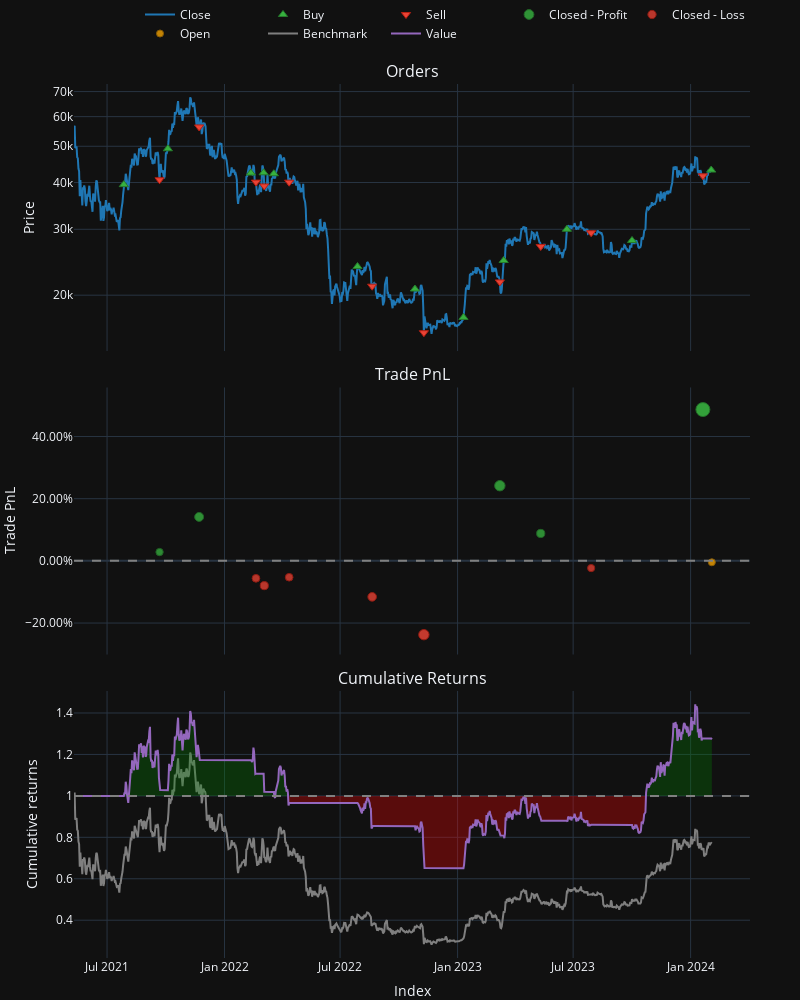

This figure's notebook cell:
### Code cell
portfolio = vbt.Portfolio.from_signals(df['close'], entries, exits, init_cash=10000, fees=0.001)
fig = portfolio.plot().update_layout(template='plotly_dark', width=800, height=1000, yaxis_type='log', margin=dict(t=0, b=0, l=50, r=50))
fig.show()

### Figure 1 — Plotly figure (JSON) as saved in the notebook; plotly's stock layout.template omitted (floating-point values rounded to 4 significant figures; data arrays with more than 128 entries replaced by an {"elided": "..."} marker saying what was removed)
{"data": [{"legendgroup": "0", "line": {"color": "#1f77b4"}, "name": "Close", "showlegend": true, "type": "scatter", "uid": "b6d41f40-7e0f-45ab-81fa-67113d86badf", "x": {"elided": "1000 str values"}, "xaxis": "x", "y": {"elided": "1000 float values"}, "yaxis": "y"}, {"customdata": [[0, 0.253, 9.99], [2, 0.2086, 10.27], [4, 0.2765, 11.72], [6, 0.2606, 11.07], [8, 0.2412, 10.19], [10, 0.4046, 9.651], [12, 0.4109, 8.536], [14, 0.3732, 6.511], [16, 0.3265, 8.084], [18, 0.2932, 8.796], [20, 0.3069, 8.593], [22, 0.2957, 12.77]], "hovertemplate": "Order Id: %{customdata[0]}<br>Timestamp: %{x}<br>Price: %{y}<br>Size: %{customdata[1]:.6f}<br>Fees: %{customdata[2]:.6f}", "legendgroup": "1", "marker": {"color": "#37B13F", "line": {"color": "rgb(38,123,44)", "width": 1}, "size": 8, "symbol": "triangle-up"}, "mode": "markers", "name": "Buy", "type": "scatter", "uid": "1ef9e774-21f7-4657-a988-3398912091d0", "x": ["2021-07-27T05:30:00", "2021-10-04T05:30:00", "2022-02-11T05:30:00", "2022-03-03T05:30:00", "2022-03-19T05:30:00", "2022-07-28T05:30:00", "2022-10-26T05:30:00", "2023-01-10T05:30:00", "2023-03-14T05:30:00", "2023-06-21T05:30:00", "2023-10-01T05:30:00", "2024-02-02T05:30:00"], "xaxis": "x", "y": [39480.0, 49240.0, 42400.0, 42470.0, 42230.0, 23860.0, 20770.0, 17440.0, 24760.0, 30000.0, 28000.0, 43190.0], "yaxis": "y"}, {"customdata": [[1, 0.253, 10.29], [3, 0.2086, 11.75], [5, 0.2765, 11.09], [7, 0.2606, 10.21], [9, 0.2412, 9.67], [11, 0.4046, 8.553], [13, 0.4109, 6.524], [15, 0.3732, 8.1], [17, 0.3265, 8.813], [19, 0.2932, 8.61], [21, 0.3069, 12.8]], "hovertemplate": "Order Id: %{customdata[0]}<br>Timestamp: %{x}<br>Price: %{y}<br>Size: %{customdata[1]:.6f}<br>Fees: %{customdata[2]:.6f}", "legendgroup": "2", "marker": {"color": "#EA4335", "line": {"color": "rgb(181,31,18)", "width": 1}, "size": 8, "symbol": "triangle-down"}, "mode": "markers", "name": "Sell", "type": "scatter", "uid": "85c8aed7-0205-4e1c-89a4-996dee38d02a", "x": ["2021-09-21T05:30:00", "2021-11-22T05:30:00", "2022-02-19T05:30:00", "2022-03-04T05:30:00", "2022-04-12T05:30:00", "2022-08-20T05:30:00", "2022-11-09T05:30:00", "2023-03-08T05:30:00", "2023-05-11T05:30:00", "2023-07-29T05:30:00", "2024-01-20T05:30:00"], "xaxis": "x", "y": [40690.0, 56310.0, 40100.0, 39160.0, 40090.0, 21140.0, 15880.0, 21700.0, 26990.0, 29370.0, 41690.0], "yaxis": "y"}, {"customdata": [[0, 0, 283.5, 0.02838], [1, 1, 1453.0, 0.1414], [7, 7, 1574.0, 0.2418], [8, 8, 712.7, 0.08817], [10, 10, 4183.0, 0.4868]], "hovertemplate": "Exit Trade Id: %{customdata[0]}<br>Position Id: %{customdata[1]}<br>Exit Timestamp: %{x}<br>PnL: %{customdata[2]:.6f}<br>Return: %{customdata[3]:.2%}", "legendgroup": "3", "marker": {"color": "#37B13F", "line": {"color": "rgb(38,123,44)", "width": 1}, "opacity": [0.7574, 0.7926, 0.8238, 0.776, 0.9], "size": [7.346, 8.988, 10.44, 8.214, 14], "symbol": "circle"}, "mode": "markers", "name": "Closed - Profit", "type": "scatter", "uid": "12604ded-215a-4478-a725-d0533d0ed3bc", "x": ["2021-09-21T05:30:00", "2021-11-22T05:30:00", "2023-03-08T05:30:00", "2023-05-11T05:30:00", "2024-01-20T05:30:00"], "xaxis": "x2", "y": [0.02838, 0.1414, 0.2418, 0.08817, 0.4868], "yaxis": "y2"}, {"customdata": [[2, 2, -657.0, -0.05604], [3, 3, -882.6, -0.07974], [4, 4, -536.3, -0.05265], [5, 5, -1117.0, -0.1157], [6, 6, -2027.0, -0.2375], [9, 9, -203.0, -0.02308]], "hovertemplate": "Exit Trade Id: %{customdata[0]}<br>Position Id: %{customdata[1]}<br>Exit Timestamp: %{x}<br>PnL: %{customdata[2]:.6f}<br>Return: %{customdata[3]:.2%}", "legendgroup": "4", "marker": {"color": "#EA4335", "line": {"color": "rgb(181,31,18)", "width": 1}, "opacity": [0.766, 0.7734, 0.765, 0.7846, 0.8225, 0.7558], "size": [7.748, 8.092, 7.699, 8.614, 10.38, 7.269], "symbol": "circle"}, "mode": "markers", "name": "Closed - Loss", "type": "scatter", "uid": "998850aa-68b7-41b1-a981-811e33263ae1", "x": ["2022-02-19T05:30:00", "2022-03-04T05:30:00", "2022-04-12T05:30:00", "2022-08-20T05:30:00", "2022-11-09T05:30:00", "2023-07-29T05:30:00"], "xaxis": "x2", "y": [-0.05604, -0.07974, -0.05265, -0.1157, -0.2375, -0.02308], "yaxis": "y2"}, {"customdata": [[11, 11, -57.77, -0.004523]], "hovertemplate": "Exit Trade Id: %{customdata[0]}<br>Position Id: %{customdata[1]}<br>Exit Timestamp: %{x}<br>PnL: %{customdata[2]:.6f}<br>Return: %{customdata[3]:.2%}", "legendgroup": "5", "marker": {"color": "#FFAA00", "line": {"color": "rgb(178,118,0)", "width": 1}, "opacity": [0.75], "size": [7], "symbol": "circle"}, "mode": "markers", "name": "Open", "type": "scatter", "uid": "2ad14c30-2a3a-46b0-83dc-e853ca4638b1", "x": ["2024-02-03T05:30:00"], "xaxis": "x2", "y": [-0.004523], "yaxis": "y2"}, {"legendgroup": "6", "line": {"color": "#7f7f7f"}, "name": "Benchmark", "showlegend": true, "type": "scatter", "uid": "b9d481bd-0c47-4a78-afc9-7a95f21dce10", "x": {"elided": "1000 str values"}, "xaxis": "x3", "y": {"elided": "1000 float values"}, "yaxis": "y3"}, {"hoverinfo": "skip", "legendgroup": "7", "line": {"color": "rgba(0, 0, 0, 0)", "width": 0}, "opacity": 0, "showlegend": false, "type": "scatter", "uid": "1421ad9e-9911-4d54-95d0-cc366abcd003", "x": {"elided": "1000 str values"}, "xaxis": "x3", "y": {"elided": "1000 int values"}, "yaxis": "y3"}, {"connectgaps": false, "fill": "tonexty", "fillcolor": "rgba(0, 128, 0, 0.3)", "hoverinfo": "skip", "legendgroup": "7", "line": {"color": "rgba(0, 0, 0, 0)", "width": 0}, "opacity": 0, "showlegend": false, "type": "scatter", "uid": "82b6ac1b-7757-47b8-b927-ae5b20c89a4a", "x": {"elided": "1000 str values"}, "xaxis": "x3", "y": {"elided": "1000 float values"}, "yaxis": "y3"}, {"hoverinfo": "skip", "legendgroup": "7", "line": {"color": "rgba(0, 0, 0, 0)", "width": 0}, "opacity": 0, "showlegend": false, "type": "scatter", "uid": "49e26cdb-46f4-472c-bbb3-ae5649736665", "x": {"elided": "1000 str values"}, "xaxis": "x3", "y": {"elided": "1000 int values"}, "yaxis": "y3"}, {"connectgaps": false, "fill": "tonexty", "fillcolor": "rgba(255, 0, 0, 0.3)", "hoverinfo": "skip", "legendgroup": "7", "line": {"color": "rgba(0, 0, 0, 0)", "width": 0}, "opacity": 0, "showlegend": false, "type": "scatter", "uid": "3134892d-6051-47aa-9e79-2396051f59ff", "x": {"elided": "1000 str values"}, "xaxis": "x3", "y": {"elided": "1000 float values"}, "yaxis": "y3"}, {"legendgroup": "8", "line": {"color": "#9467bd"}, "name": "Value", "showlegend": true, "type": "scatter", "uid": "ef15cea9-6109-4206-8892-ef7ed76c6b8d", "x": {"elided": "1000 str values"}, "xaxis": "x3", "y": {"elided": "1000 float values"}, "yaxis": "y3"}, {"hoverinfo": "skip", "legendgroup": "7", "line": {"color": "rgba(0, 0, 0, 0)", "width": 0}, "opacity": 0, "showlegend": false, "type": "scatter", "uid": "69d2e05a-e25b-4f3b-a258-0d314e4cf5c8", "x": {"elided": "1000 str values"}, "xaxis": "x3", "y": {"elided": "1000 int values"}, "yaxis": "y3"}], "layout": {"annotations": [{"font": {"size": 16}, "showarrow": false, "text": "Orders", "x": 0.5, "xanchor": "center", "xref": "paper", "y": 1, "yanchor": "bottom", "yref": "paper"}, {"font": {"size": 16}, "showarrow": false, "text": "Trade PnL", "x": 0.5, "xanchor": "center", "xref": "paper", "y": 0.6528, "yanchor": "bottom", "yref": "paper"}, {"font": {"size": 16}, "showarrow": false, "text": "Cumulative Returns", "x": 0.5, "xanchor": "center", "xref": "paper", "y": 0.3056, "yanchor": "bottom", "yref": "paper"}], "height": 1000, "legend": {"orientation": "h", "traceorder": "normal", "x": 1, "xanchor": "right", "y": 1.042, "yanchor": "bottom"}, "margin": {"b": 0, "l": 50, "r": 50, "t": 0}, "shapes": [{"line": {"color": "gray", "dash": "dash"}, "type": "line", "x0": 0, "x1": 1, "xref": "paper", "y0": 0, "y1": 0, "yref": "y2"}, {"line": {"color": "gray", "dash": "dash"}, "type": "line", "x0": 0, "x1": 1, "xref": "paper", "y0": 1, "y1": 1, "yref": "y3"}], "showlegend": true, "width": 800, "xaxis": {"anchor": "y", "domain": [0, 1], "matches": "x3", "showticklabels": false}, "xaxis2": {"anchor": "y2", "domain": [0, 1], "matches": "x3", "showticklabels": false}, "xaxis3": {"anchor": "y3", "domain": [0, 1], "title": {"text": "Index"}}, "yaxis": {"anchor": "x", "domain": [0.6944, 1], "title": {"text": "Price"}, "type": "log"}, "yaxis2": {"anchor": "x2", "domain": [0.3472, 0.6528], "tickformat": ".2%", "title": {"text": "Trade PnL"}}, "yaxis3": {"anchor": "x3", "domain": [0, 0.3056], "title": {"text": "Cumulative returns"}}}}
